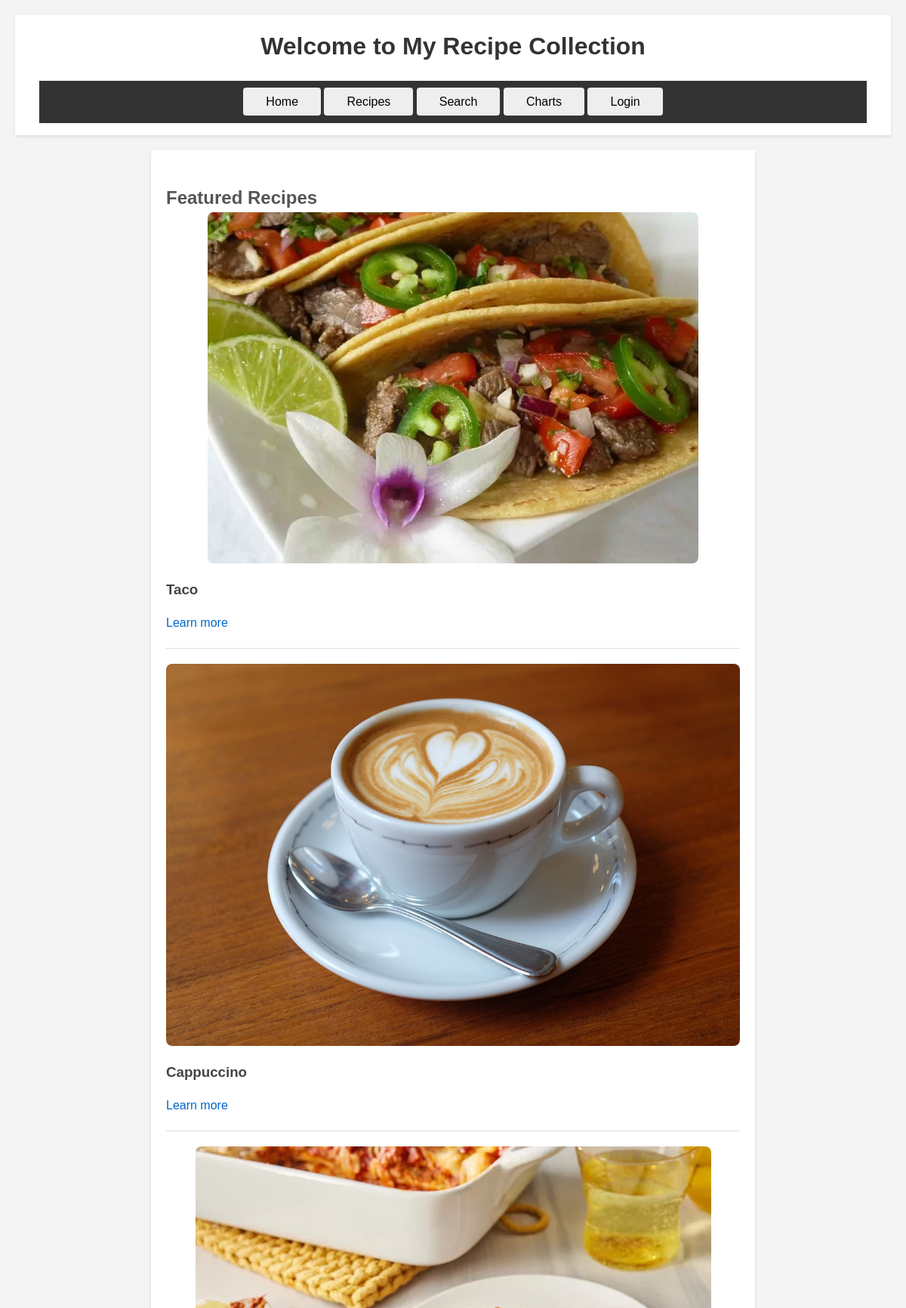
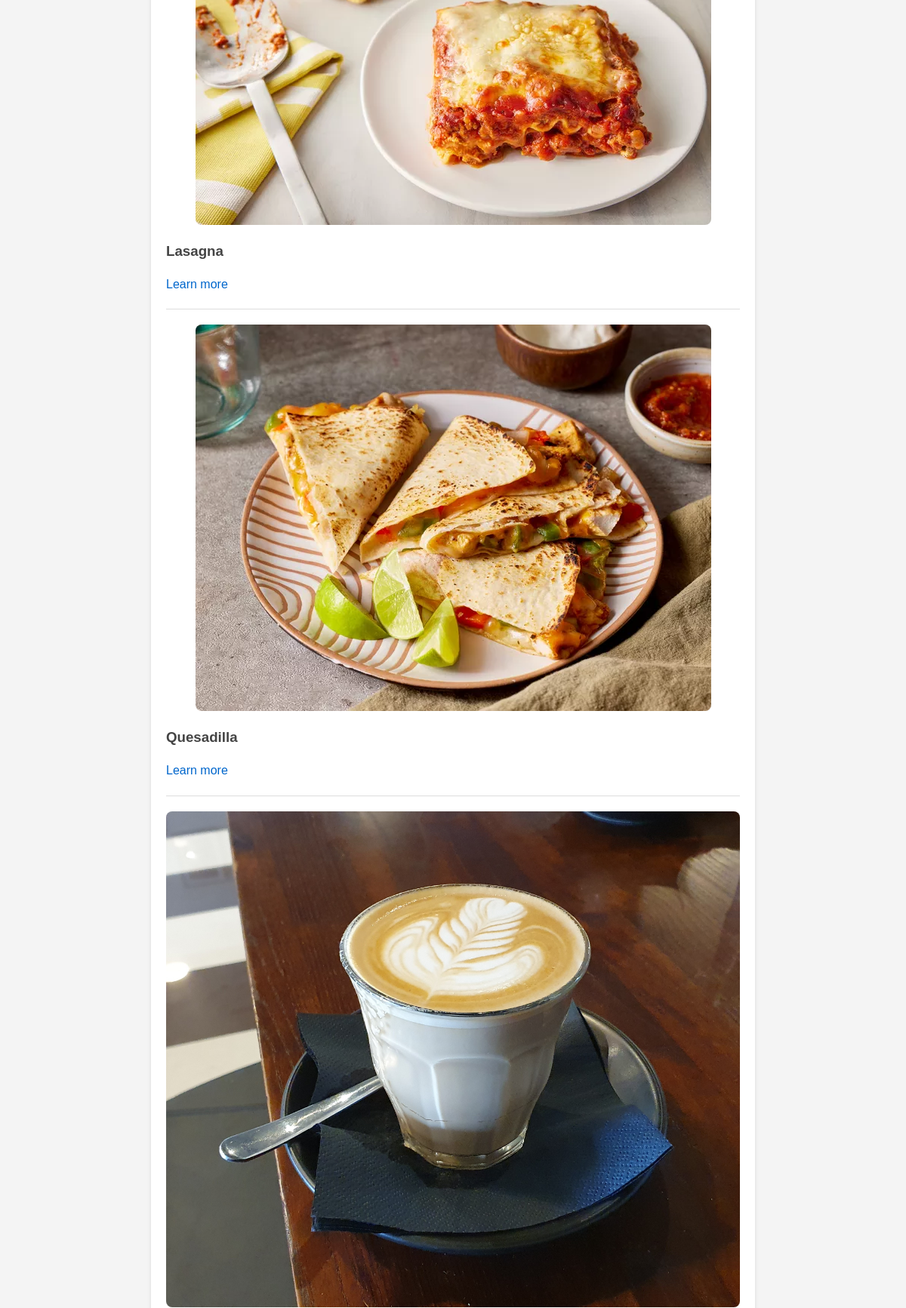
The page / (upper part) on the database its author committed (2 pictures, top to bottom).
### recipes/models.py (models this page shows, shortened)
class Recipe(models.Model):
    name = models.CharField(max_length=255)
    ingredients = models.TextField()
    cooking_time = models.IntegerField()
    difficulty = models.CharField(max_length=50)
    description = models.TextField(blank=True, null=True)
    image = models.ImageField(blank=True, null=True)

### recipes/views.py (the view)
# urls.py: 2. Add a URL to urlpatterns:  path('', views.home, name='home')
def home(request):
    recipes = Recipe.objects.all()
    return render(request, 'recipes_home.html', {'recipes': recipes, 'year': 2024})

### recipes/templates/recipes_home.html (shortened to what this page needs)
{% load static %}
<!DOCTYPE html>
<html lang="en">
<head>
    <link rel="stylesheet" href="{% static 'css/style.css' %}">
</head>
<body>
    <header>
        <h1>Welcome to My Recipe Collection</h1>
        <nav>
            <ul>
                <li><a href="/">Home</a></li>
                <li><a href="{% url 'recipe_list' %}">Recipes</a></li>
                <li><a href="{% url 'search_recipes' %}">Search</a></li>
                <li><a href="{% url 'recipe_charts' %}">Charts</a></li>
                <li><a href="/login">Login</a></li>
            </ul>
        </nav>
    </header>
    <main>
        <h2>Featured Recipes</h2>
        <div class="recipes-list">
            {% for recipe in recipes %}
            <div class="recipe">
                {% if recipe.image %}
                    <img src="{{ recipe.image.url }}" alt="{{ recipe.name }}" class="recipe-image">
                {% else %}
                    <img src="{% static 'images/default.png' %}" alt="Default image" class="recipe-image">
                {% endif %}
                <h3>{{ recipe.name }}</h3>
                <a href="/recipes/{{ recipe.id }}">Learn more</a>
            </div>
            {% empty %}
            <p>No recipes found!</p>
            {% endfor %}
        </div>
    </main>
</body>
</html>

### static/css/style.css (style rules this page uses)
* { margin: 0; padding: 0; box-sizing: border-box; }
body { font-family: 'Helvetica', 'Arial', sans-serif; line-height: 1.6; color: #333; background-color: #f4f4f4; padding: 20px; }
header, footer { background-color: #fff; color: #333; padding: 1em 2em; text-align: center; box-shadow: 0 2px 4px rgba(0,0,0,0.1); }
main { max-width: 800px; margin: 20px auto; background: #fff; padding: 20px; box-shadow: 0 2px 5px rgba(0,0,0,0.1); }
img { max-width: 100%; height: auto; display: block; margin: 0 auto 20px; }
ul { list-style-type: none; padding: 0; }
li { background: #eee; margin-bottom: 10px; padding: 10px; border-radius: 4px; }
a { text-decoration: none; color: #0066cc; }
h1, h2, h3 { color: #444; }
h1 { margin-bottom: 0.5em; }
h2 { margin-top: 1em; color: #555; }
.recipe-image { border-radius: 8px; overflow: hidden; }
.recipe { border-bottom: 1px solid #ddd; padding-bottom: 20px; margin-bottom: 20px; }
nav ul { list-style: none; padding: 0; background: #333; text-align: center; margin: 0; }
nav ul li { display: inline; }
nav ul li a { text-decoration: none; color: rgb(0, 0, 0); padding: 15px 20px; display: inline-block; }
h1 { text-align: center; color: #333; margin-bottom: 20px; }

### rows shown on the page
Recipe: image (picture), name "Taco"
Recipe: image (picture), name "Cappuccino"
Recipe: image (picture), name "Lasagna"
Recipe: image (picture), name "Quesadilla"
Recipe: image (picture)
